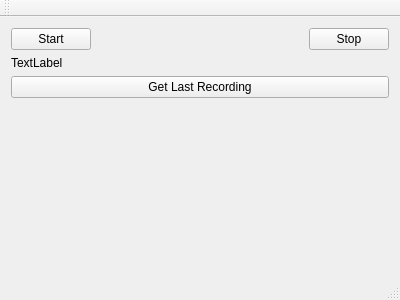
<?xml version="1.0" encoding="UTF-8"?>
<ui version="4.0">
 <class>MainWindow</class>
 <widget class="QMainWindow" name="MainWindow">
  <property name="geometry">
   <rect>
    <x>0</x>
    <y>0</y>
    <width>400</width>
    <height>300</height>
   </rect>
  </property>
  <property name="windowTitle">
   <string>MainWindow</string>
  </property>
  <widget class="QWidget" name="centralWidget">
   <layout class="QVBoxLayout" name="verticalLayout_2">
    <item>
     <layout class="QVBoxLayout" name="verticalLayout">
      <item>
       <layout class="QHBoxLayout" name="horizontalLayout">
        <item>
         <widget class="QPushButton" name="buttonStart">
          <property name="text">
           <string>Start</string>
          </property>
         </widget>
        </item>
        <item>
         <spacer name="horizontalSpacer">
          <property name="orientation">
           <enum>Qt::Horizontal</enum>
          </property>
          <property name="sizeHint" stdset="0">
           <size>
            <width>40</width>
            <height>20</height>
           </size>
          </property>
         </spacer>
        </item>
        <item>
         <widget class="QPushButton" name="buttonStop">
          <property name="text">
           <string>Stop</string>
          </property>
         </widget>
        </item>
       </layout>
      </item>
      <item>
       <widget class="QLabel" name="labelText">
        <property name="text">
         <string>TextLabel</string>
        </property>
       </widget>
      </item>
      <item>
       <widget class="QPushButton" name="buttonGetLastRecording">
        <property name="text">
         <string>Get Last Recording</string>
        </property>
       </widget>
      </item>
      <item>
       <spacer name="verticalSpacer">
        <property name="orientation">
         <enum>Qt::Vertical</enum>
        </property>
        <property name="sizeHint" stdset="0">
         <size>
          <width>20</width>
          <height>40</height>
         </size>
        </property>
       </spacer>
      </item>
     </layout>
    </item>
   </layout>
  </widget>
  <widget class="QMenuBar" name="menuBar">
   <property name="geometry">
    <rect>
     <x>0</x>
     <y>0</y>
     <width>400</width>
     <height>29</height>
    </rect>
   </property>
  </widget>
  <widget class="QToolBar" name="mainToolBar">
   <attribute name="toolBarArea">
    <enum>TopToolBarArea</enum>
   </attribute>
   <attribute name="toolBarBreak">
    <bool>false</bool>
   </attribute>
  </widget>
  <widget class="QStatusBar" name="statusBar"/>
 </widget>
 <layoutdefault spacing="6" margin="11"/>
 <resources/>
 <connections/>
</ui>
